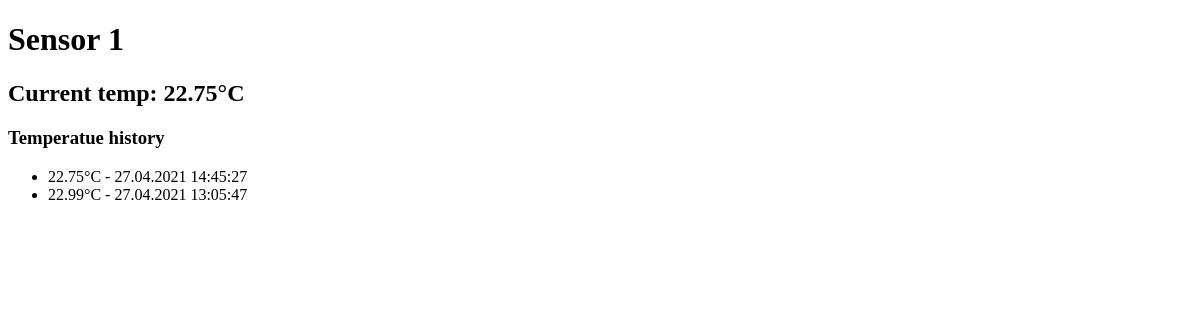
Page /temperatures/1/ on the earlier database version.
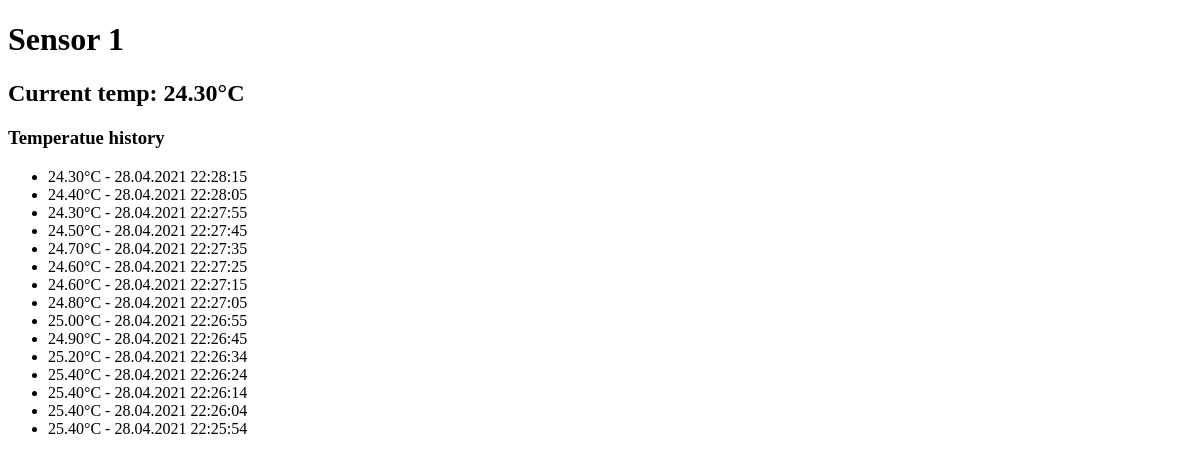
Same page on the later database version.
### django_templogger/temperatures/models.py (models this page shows)
class Temp(models.Model):
    sensor_id = models.IntegerField()
    temp = models.DecimalField( max_digits=5, decimal_places=2)
    created_date = models.DateTimeField(auto_now=False, auto_now_add=True)

### django_templogger/temperatures/views.py (the view)
# urls.py: path('<int:id>/', TempDetailView.as_view(), name='temps_detail')
class TempDetailView(View):
    template_name = 'temps/temp_detail.html'
    def get(self, request, id=None, *args, **kwargs):
        context = {
            'loop_times': range(1, 15)
        }
        if id is not None:
            obj_list = get_list_or_404(Temp.objects.order_by('-created_date'), sensor_id=id)
            context['object_list'] = obj_list
        return render(request, self.template_name, context)

### django_templogger/temperatures/templates/temps/temp_detail.html (shortened to what this page needs)
<!DOCTYPE html>
<html>
    <head>
    </head>
    <html>
        <h1>Sensor {{ object_list.0.sensor_id }} </h1>
        <h2>Current temp: {{ object_list.0.temp }}°C</h2>
        <h3>Temperatue history</h3>
        <ul>
            {% for instance in object_list|slice:":15" %}
                <li>{{ instance.temp }}°C - {{ instance.created_date|date:'d.m.Y H:i:s' }}</li>
            {% endfor %}
        </ul>
    </html>
</html>

Differences in the rows shown:
removed Temp: sensor "1", temp "22.75", created_date "27.04.2021 14:45:27"
removed Temp: temp "22.99", created_date "27.04.2021 13:05:47"
added Temp: sensor "1", temp "24.30", created_date "28.04.2021 22:28:15"
added Temp: temp "24.40", created_date "28.04.2021 22:28:05"
added Temp: temp "24.30", created_date "28.04.2021 22:27:55"
added Temp: temp "24.50", created_date "28.04.2021 22:27:45"
added Temp: temp "24.70", created_date "28.04.2021 22:27:35"
added Temp: temp "24.60", created_date "28.04.2021 22:27:25"
added Temp: temp "24.60", created_date "28.04.2021 22:27:15"
added Temp: temp "24.80", created_date "28.04.2021 22:27:05"
added Temp: temp "25.00", created_date "28.04.2021 22:26:55"
added Temp: temp "24.90", created_date "28.04.2021 22:26:45"
added Temp: temp "25.20", created_date "28.04.2021 22:26:34"
added Temp: temp "25.40", created_date "28.04.2021 22:26:24"
added Temp: temp "25.40", created_date "28.04.2021 22:26:14"
added Temp: temp "25.40", created_date "28.04.2021 22:26:04"
added Temp: temp "25.40", created_date "28.04.2021 22:25:54"
